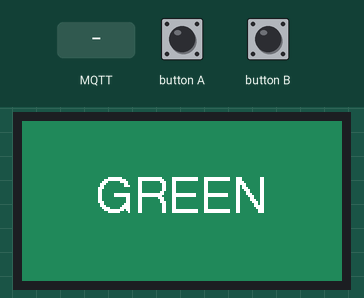
Recording of a sketch running on a simulated ESP32. Shown: 160×80 colour display. The test bench sets the inputs (shaded band). WiFi joins after 1.5 s; servers stay silent unless stated; no MQTT or app messages arrive unless stated; what the sketch prints to the serial monitor is not drawn.

Above: at 3.0 s.
3.1 s: MQTT message "pantry" arrives on the first subscribed topic
At 4.0 s:
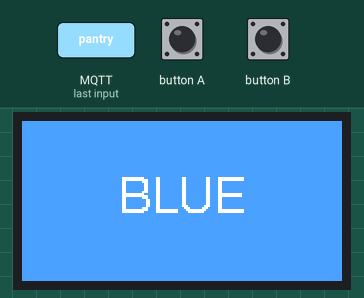
4.6 s: button A pressed for 0.15 s
At 5.3 s:
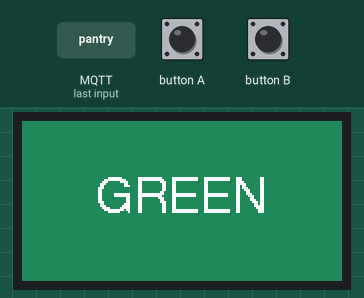
Timing chart, 0 to 7.6 s (numbered marks = the images above; inputs shaded):
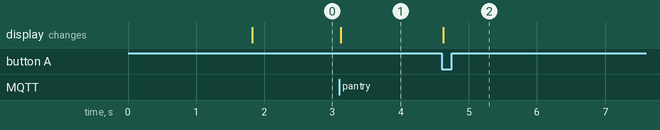

Measured:
- after the input at 3.1 s, the display: changes at once (image 1)
- after the input at 4.6 s, the display: changes at once (image 2)

The sketch:

M5StickC_CommunalAura.ino
```cpp
#include <M5StickC.h>
#include <WiFi.h>
#include <PubSubClient.h>

// ==== CONFIG ====
#define WIFI_SSID   "201 Wifi-2G"
#define WIFI_PASS   "xxx"
#define MQTT_HOST   "172.16.11.232"   // your backend IP (broker or local API host)
#define MQTT_PORT   1883
#define DEVICE_ID   "mug-001"

// MQTT Topics
const char* TOPIC_STATE = "mugs/mug-001/state";
const char* TOPIC_CMD   = "mugs/mug-001/cmd";

// Timer presets (seconds)
const uint16_t GR_SEC = 60;   // Green duration (60s as per README)
const uint16_t Y_SEC  = 30;   // Yellow duration (30s as per README)

enum class State { Blue, Green, Yellow, Red };
State state = State::Green;  // Start with Green

unsigned long stateStartMs = 0;
unsigned long lastPubMs = 0;

WiFiClient wifiClient;
PubSubClient mqtt(wifiClient);

uint16_t COL_GREEN, COL_YELLOW, COL_RED, COL_BLUE;

// ---------- Helpers ----------
inline unsigned long nowMs() { return millis(); }
inline unsigned long secToMs(uint16_t s) { return (unsigned long)s * 1000UL; }

const char* stateStr(State s) {
  switch (s) {
    case State::Blue:   return "blue";    // lowercase for system compatibility
    case State::Green:  return "green";
    case State::Yellow: return "yellow";
    case State::Red:    return "red";
  }
  return "unknown";
}

// ---------- UI ----------
void drawScreen() {
  uint16_t col =
    (state==State::Blue)   ? COL_BLUE :
    (state==State::Green)  ? COL_GREEN :
    (state==State::Yellow) ? COL_YELLOW : COL_RED;

  M5.Lcd.fillScreen(col);
  M5.Lcd.setTextColor(TFT_WHITE, col);
  M5.Lcd.setTextDatum(MC_DATUM);
  M5.Lcd.setTextFont(4);

  // Display uppercase for UI
  const char* displayStr =
    (state==State::Blue)   ? "BLUE" :
    (state==State::Green)  ? "GREEN" :
    (state==State::Yellow) ? "YELLOW" : "RED";

  M5.Lcd.drawString(displayStr, 80, 40);
}

// ---------- State ----------
void enter(State s) {
  state = s;
  stateStartMs = nowMs();
  drawScreen();
}

// ---------- Wi-Fi + MQTT ----------
void ensureWifi() {
  if (WiFi.status() == WL_CONNECTED) return;
  WiFi.mode(WIFI_STA);
  WiFi.begin(WIFI_SSID, WIFI_PASS);
  unsigned long start = nowMs();
  while (WiFi.status() != WL_CONNECTED && nowMs() - start < 10000) {
    delay(200);
  }
}

void publishState() {
  if (!mqtt.connected()) return;
  char payload[200];
  unsigned long ts = nowMs() / 1000;

  // 把 state 转成小写
  const char* s = stateStr(state);
  char lower[16];
  for (int i=0; s[i] && i < 15; ++i)
    lower[i] = tolower(s[i]);
  lower[strlen(s)] = '\0';

  // 符合系统格式
  snprintf(payload, sizeof(payload),
    "{\"device_id\":\"%s\",\"state\":\"%s\",\"ts\":%lu}",
    DEVICE_ID, lower, ts);

  mqtt.publish(TOPIC_STATE, payload, true);
  Serial.printf("Published: %s\n", payload);
}

void onMqttMessage(char* topic, byte* payload, unsigned int len) {
  // Simple command parsing
  String t = String(topic);
  String msg; msg.reserve(len);
  for (unsigned int i=0; i<len; ++i) msg += (char)payload[i];

  if (t == TOPIC_CMD) {
    if (msg.indexOf("pantry") >= 0) {
      enter(State::Blue);  // Go to pantry (Blue state)
      publishState();
    }
  }
}

void ensureMqtt() {
  if (mqtt.connected() || WiFi.status() != WL_CONNECTED) return;

  mqtt.setServer(MQTT_HOST, MQTT_PORT);
  mqtt.setBufferSize(512);
  mqtt.setCallback(onMqttMessage);

  char lwt[128];
  snprintf(lwt, sizeof(lwt),
    "{\"device_id\":\"%s\",\"state\":\"offline\",\"ts\":%lu}",
    DEVICE_ID, nowMs() / 1000);

  // Non-blocking connection
  if (mqtt.connect(DEVICE_ID, nullptr, nullptr, TOPIC_STATE, 0, true, lwt)) {
    mqtt.subscribe(TOPIC_CMD, 0);
    publishState();
  }
}

// ---------- Arduino setup ----------
void setup() {
  M5.begin();
  M5.Lcd.setRotation(1);
  M5.Axp.ScreenBreath(12);
  Serial.begin(115200);

  COL_GREEN  = M5.Lcd.color565( 34,139, 90);
  COL_YELLOW = M5.Lcd.color565(212,164, 26);
  COL_RED    = M5.Lcd.color565(200, 50, 47);
  COL_BLUE   = M5.Lcd.color565( 77,163,255);

  ensureWifi();
  ensureMqtt();
  enter(State::Green);  // Start in Green state
}

// ---------- Loop ----------
void loop() {
  M5.update();

  // Network maintenance
  ensureWifi();
  ensureMqtt();
  mqtt.loop();

  // Button A: Reset to Green state (restart timer)
  if (M5.BtnA.wasPressed()) {
    enter(State::Green);
    publishState();
  }

  // State transitions
  unsigned long elapsed = nowMs() - stateStartMs;
  unsigned long gMs = secToMs(GR_SEC);
  unsigned long yMs = secToMs(Y_SEC);

  switch (state) {
    case State::Green:
      if (elapsed >= gMs) enter(State::Yellow);
      break;
    case State::Yellow:
      if (elapsed >= yMs) enter(State::Red);
      break;
    case State::Red:
      // Stay red until Button A pressed
      break;
    case State::Blue:
      // Blue state doesn't participate in timing
      break;
  }

  // Publish state every 5 seconds
  if (nowMs() - lastPubMs > 5000) {
    publishState();
    lastPubMs = nowMs();
  }

  delay(20);
}
```
